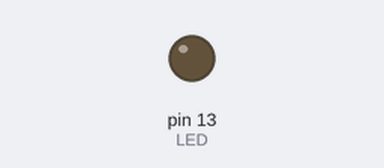
The sketch below on a simulated Arduino Mega 2560, built with avr-gcc and run on an emulated ATmega2560. On the bench: output pins drawn as LEDs (lit = HIGH). Sleep ends after the set time or at an interrupt; no radio packets arrive unless stated; raw I2C reads return 0; pins used as bus, display or sensor lines are not drawn; what the sketch prints to the serial monitor is not drawn.

Above: at 0.01 s.
Timing chart, 0 to 6.7 s (numbered marks = the images above):
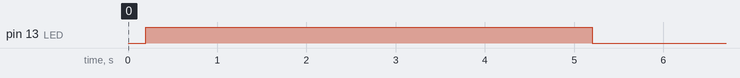

The sketch:

topside_box_fastsample.ino
```cpp
/*
 * LoRa Transmitting Station for Biomass Project
 * Acts as a LoRa client
 * Designed for Heltec Wifi-LoRa 32 V2 Board
 * Driver: RH_RF95
 * Manager: RHReliableDatagram
 */

#include <SPI.h>
#include <Wire.h>
#include <RH_RF95.h>
#include <RHReliableDatagram.h>
#include <avr/sleep.h> //for low power operations
#include <avr/power.h> //for low power operations
#include <avr/wdt.h>   //for low power operations


// for feather32u4
#define RFM95_CS 8
#define RFM95_RST 4
#define RFM95_INT 7
#define LED 13
#define BATT_PIN A9


//for HELTEC LORA
//#define RFM95_CS 18
//#define RFM95_RST 14
//#define RFM95_INT 26
//#define LED 25
//#define BATT_PIN 37

#define SERVER_ADDRESS 1
#define CLIENT_ADDRESS 4 //sensor id + 1 (i know, this should change)

//Set Frequency
#define RF95_FREQ 915.0

//Schedule Updates in Minutes
#define UPDATE_FREQ 20

// Singleton instance of the radio driver
RH_RF95 driver(RFM95_CS, RFM95_INT);
// Class to manage message delivery and receipt
RHReliableDatagram manager(driver, CLIENT_ADDRESS);

uint8_t status_message[3];
uint8_t data_message[600];

/* COUNTERS */
unsigned long prev_update = 0;

/* Watchdog Timer for Low Power Mode*/
int wdt_counter = 0;
int status_counter = 0;
ISR (WDT_vect){
  wdt_disable(); //end watchdog
}
void setup()
{
  Serial.begin(115200);
  delay(100);
  pinMode(LED, OUTPUT);
  pinMode(RFM95_RST, OUTPUT);
  digitalWrite(RFM95_RST, HIGH);
  delay(100);
  if (!manager.init())
    Serial.println("init failed");

  /*  MODEM CONFIG IMPORTANT!!!
   *
   *  Bw125Cr45Sf128   -> Bw = 125 kHz, Cr = 4/5, Sf = 128chips/symbol, CRC on. Default medium range.
   *  Bw500Cr45Sf128   -> Bw = 500 kHz, Cr = 4/5, Sf = 128chips/symbol, CRC on. Fast+short range.
   *  Bw31_25Cr48Sf512 -> Bw = 31.25 kHz, Cr = 4/8, Sf = 512chips/symbol, CRC on. Slow+long range.
   *  Bw125Cr48Sf4096  -> Bw = 125 kHz, Cr = 4/8, Sf = 4096chips/symbol, low data rate, CRC on. Slow+long range.
   *  Bw125Cr45Sf2048  -> Bw = 125 kHz, Cr = 4/5, Sf = 2048chips/symbol, CRC on. Slow+long range.
   *
   *  If data rate is slower, increase timeout below
   */
  manager.setTimeout(5000);
//  driver.setModemConfig(RH_RF95::Bw125Cr45Sf2048);
  driver.setSpreadingFactor(12);
  driver.setSignalBandwidth(125000);
  driver.setFrequency(RF95_FREQ);
  driver.setTxPower(23, false);
  digitalWrite(LED, HIGH);
  delay(5000);
  digitalWrite(LED, LOW);
  delay(500);
  send_data();
}

//for receiving messages
uint8_t buf[RH_RF95_MAX_MESSAGE_LEN];

void loop()
{
  int wdt_limit = UPDATE_FREQ * 60 / 8;
  if (wdt_counter >= wdt_limit){
    wdt_counter = 0;
    //send messages
    delay(CLIENT_ADDRESS); //add unique delay
    digitalWrite(LED, HIGH);
    //status
    send_status();
//    data
    send_data();
    delay(100);
    driver.sleep(); //powers down radio module. Has time delay for starting up again
    digitalWrite(LED, LOW);

  }
  /* end of loop handles putting uC to sleep*/
  wdt_counter ++;
  //configure watchdog timer to go off in 1 second
  WDTCSR = bit(WDCE) | bit(WDE);
  WDTCSR = bit(WDIE) | bit(WDP3) | bit(WDP0);
  wdt_reset();

  set_sleep_mode(SLEEP_MODE_PWR_DOWN);
  sleep_enable();
  sleep_cpu();
  sleep_disable();
}

/**
 * Send status message of sensor which currently only contains battery voltage.
 * message ID: 1
 */
void send_status(){
  //write status message -> message ID 1
  int vbat = read_battery();
  status_message[0] = 1;
  status_message[1] = vbat >> 8;
  status_message[2] = vbat;

  //send status_message
  if (manager.sendtoWait(status_message, sizeof(status_message), SERVER_ADDRESS))
    Serial.println("Status Message Acknowledged");
  else
    Serial.println("Status Message Not Received");
}

/**
 * Send data message from sensor.
 * 1 -> 16 bit laser off diode voltage
 * 2 -> 16 bit laser on diode voltage
 * 3 -> 16 bit golay sequence
 *
 * message ID: 2
 */
void send_data(){
  // store data
  for (int i = 0; i < 300; i ++){
    get_data(i);
  }

  int msg_type = 4;
  int msg_size = 100;
  int msg_count = sizeof(data_message) / msg_size;
  uint8_t temp_data[msg_size + 3];
  for (int i = 1; i <= msg_count; i ++){
    //header
    temp_data[0] = msg_type;
    temp_data[1] = i;
    temp_data[2] = msg_count;
    //data
    for (int idx = 0; idx < msg_size; idx++){
      temp_data[idx + 3] = data_message[(i - 1) * msg_size + idx];
    }
    Serial.println();
    if (manager.sendtoWait(temp_data, sizeof(temp_data), SERVER_ADDRESS)) {
      Serial.print("Data Message ");
      Serial.print(i); Serial.print("/"); Serial.print(msg_count);
      Serial.println(" Received");
    }
    else {
        Serial.print("Data Message ");
        Serial.print(i); Serial.print("/"); Serial.print(msg_count);
        Serial.println(" NOT Received");
    }
  }
}

void send_cmd(int cmd, int d_val){
  Wire.beginTransmission(1);
  Wire.write(cmd);
  Wire.endTransmission(1);
  delay(d_val);
}

/**
 * State Machine for Receiver
 *
 * State 0 -> go to deep sleep
 * State 1 -> sample ADC
 * State 2 -> turn on laser
 * State 3 -> turn off laser
 * State 4 -> turn on green led
 * State 5 -> turn off green led
 *
 */
int get_data(int count){
  //wake up device
  int low = 0;
  int high = 0;
  Wire.beginTransmission(1);
  Wire.endTransmission();
  delay(5);
  //make sure laser is off
  send_cmd(3, 5);
  //sample ADC
  send_cmd(1, 25);
  Wire.requestFrom(1,2);
  if(Wire.available() == 2){
    low = (Wire.read() << 8) | Wire.read();
//    data_message[4 * count + 1] = Wire.read();
//    data_message[4 * count + 2] = Wire.read();
  }
  else
    return 0;
  delay(5);
  //turn on laser
  send_cmd(2, 45);
  //sample ADC
  send_cmd(1, 25);
  Wire.requestFrom(1,2);
  if(Wire.available() == 2){
    high = (Wire.read() << 8) | Wire.read();
//    data_message[4 * count + 3] = Wire.read();
//    data_message[4 * count + 4] = Wire.read();
  }
  else{
    //try to turn off laser if issues with ADC
    send_cmd(3, 5);
    return 0;
  }
  delay(5);
  //turn off laser
  send_cmd(3, 5);
  int diff = high - low;
  data_message[2 * count] = (diff >> 8);
  data_message[2 * count + 1] = (diff & 0xFF);
//  data_message[2 * count] = 0xFF;
//  data_message[2 * count + 1] = 0x00;
  return 1;
}

/*
 * Read Battery Voltage
 */
int read_battery(){
  int measured_vbat = 0;
  for(int i = 0; i < 10; i++){
    measured_vbat += analogRead(BATT_PIN);
  }
  Serial.print("Batt V ");
  float vbat_f = measured_vbat / 10 * 6.6 / 1024;
  Serial.println(vbat_f);
  return measured_vbat / 10;
}
```
